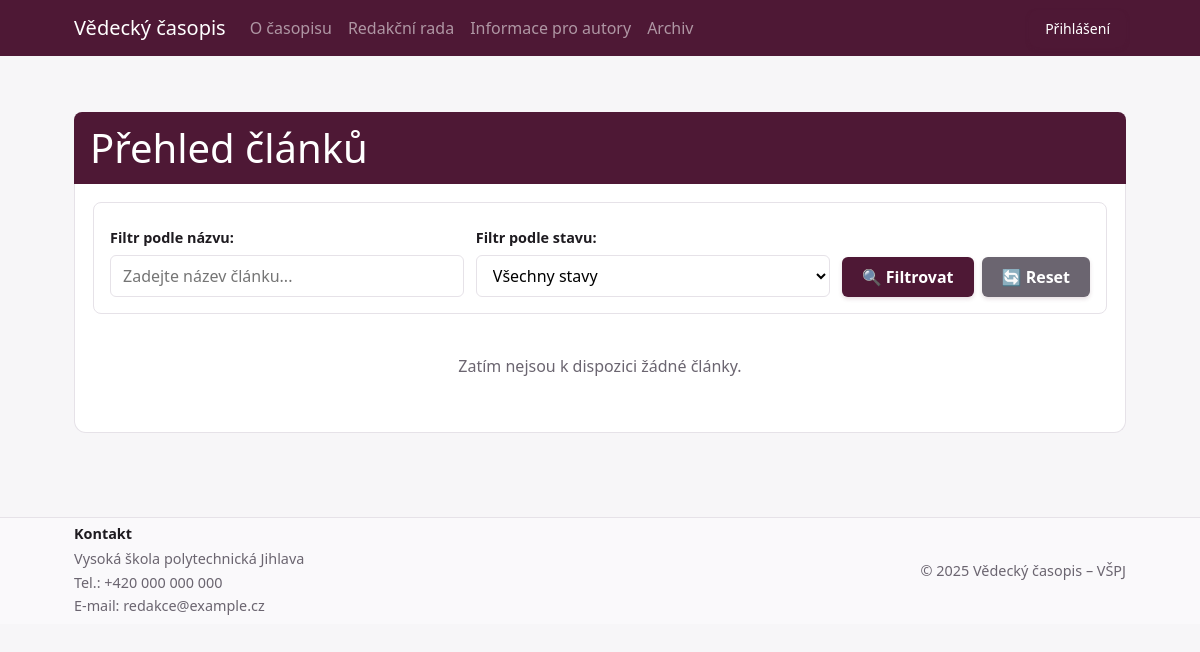
The page /Frontend/articles_overview.php on the database as committed earlier.
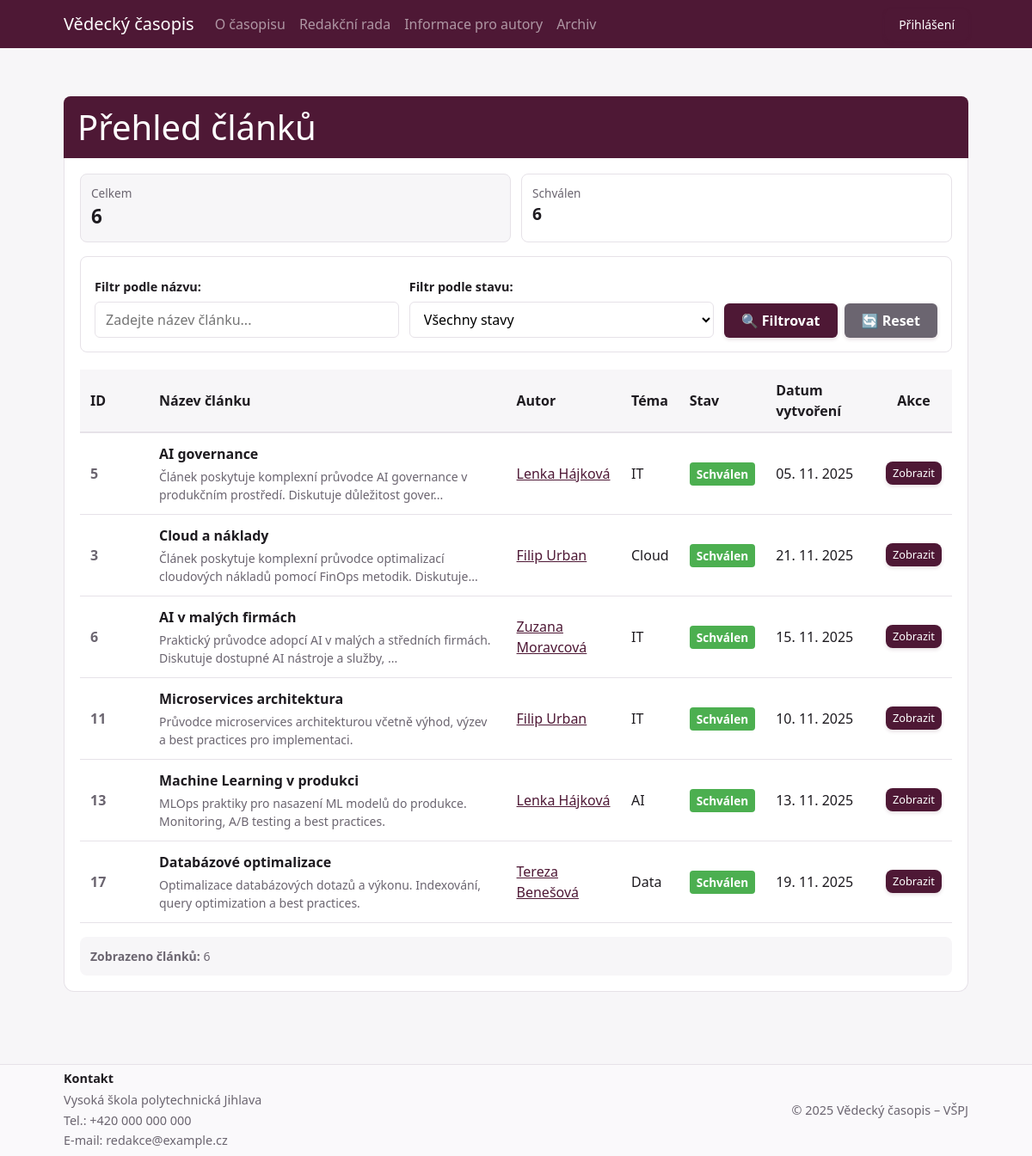
The same page on the database as committed later.
### tables this page shows
CREATE TABLE `posts` (
  `id` int NOT NULL AUTO_INCREMENT,
  `title` varchar(255) DEFAULT NULL,
  `body` text COMMENT 'Content of the post',
  `abstract` text DEFAULT NULL COMMENT 'Abstrakt článku',
  `keywords` varchar(500) DEFAULT NULL COMMENT 'Klíčová slova oddělená čárkami',
  `user_id` int DEFAULT NULL,
  `state` int DEFAULT NULL,
  `file_path` varchar(255) DEFAULT NULL,
  `image_path` varchar(255) DEFAULT NULL COMMENT 'Náhledový obrázek článku',
  `topic` varchar(255) DEFAULT NULL,
  `authors` text,
  `issue_id` int DEFAULT NULL,
  `published_at` datetime DEFAULT NULL,
  `created_at` datetime DEFAULT NULL,
  `updated_at` datetime DEFAULT NULL,
  `created_by` int DEFAULT NULL,
  `updated_by` int DEFAULT NULL,
  `final_decision` varchar(50) DEFAULT NULL,
  `final_note` text,
  `final_decided_at` datetime DEFAULT NULL,
  `final_decided_by` int DEFAULT NULL,
  PRIMARY KEY (`id`),
  KEY `state` (`state`),
  KEY `user_id` (`user_id`),
  KEY `issue_id` (`issue_id`)
);

CREATE TABLE `workflow` (
  `id` int NOT NULL AUTO_INCREMENT,
  `state` varchar(255) DEFAULT NULL,
  `created_at` datetime DEFAULT NULL,
  `updated_at` datetime DEFAULT NULL,
  `created_by` int DEFAULT NULL,
  `updated_by` int DEFAULT NULL,
  PRIMARY KEY (`id`)
);

### Frontend/articles_overview.php (the view, shortened to what the changed rows need)
<?php require_once __DIR__ . '/Include/bootstrap.php'; ?>
<?php require_once __DIR__ . '/Include/header.php'; ?>
<?php require_once __DIR__ . '/../Database/db.php'; ?>
<?php
$userId = $_SESSION['user']['id'] ?? null;
$userRoleId = $_SESSION['user']['role_id'] ?? null;
$filterState = isset($_GET['stav']) ? (int)$_GET['stav'] : null;
$filterTitle = isset($_GET['nazev']) ? trim($_GET['nazev']) : '';
$filterAuthorId = isset($_GET['author_id']) ? (int)$_GET['author_id'] : null;
$stateSummary = [];
$totalAll = 0;
try {
    if (in_array($userRoleId, [1, 2, 4])) {
        $summarySql = "SELECT w.state AS name, COUNT(*) AS total
                       FROM posts p
                       LEFT JOIN workflow w ON p.state = w.id
                       GROUP BY w.state
                       ORDER BY w.state";
    } else {
        $summarySql = "SELECT w.state AS name, COUNT(*) AS total
                       FROM posts p
                       LEFT JOIN workflow w ON p.state = w.id
                       WHERE w.state = 'Schválen'
                       GROUP BY w.state
                       ORDER BY w.state";
    }
    $summaryResult = $conn->query($summarySql);
    if ($summaryResult && $summaryResult->num_rows > 0) {
        while ($row = $summaryResult->fetch_assoc()) {
            $stateName = $row['name'] ?: 'Nezadáno';
            $stateSummary[$stateName] = (int)$row['total'];
            $totalAll += (int)$row['total'];
        }
    }
} catch (Exception $e) {
    error_log("Chyba při načítání přehledu stavů: " . $e->getMessage());
}
$articles = [];
$pageTitle = "Přehled článků";
try {
    if ($userRoleId == 3) {
        $pageTitle = "Moje recenze";
        $sql = "SELECT
                    p.id,
                    p.title,
                    p.abstract,
                    p.topic,
                    p.authors,
                    p.created_at,
                    p.published_at,
                    p.state as post_state,
                    u.username as author_username,
                    u.email as author_email,
                    u.id as author_id,
                    w.state as workflow_state,
                    pa.assigned_at,
                    pa.due_date,
                    pa.status as assignment_status
                FROM posts p
                INNER JOIN post_assignments pa ON p.id = pa.post_id
                LEFT JOIN users u ON p.user_id = u.id
                LEFT JOIN workflow w ON p.state = w.id
                WHERE pa.reviewer_id = " . (int)$userId;
        if ($filterState !== null && $filterState > 0) {
            $sql .= " AND p.state = " . (int)$filterState;
        }
        if ($filterAuthorId !== null && $filterAuthorId > 0) {
            $sql .= " AND p.user_id = " . (int)$filterAuthorId;
        }
        if (!empty($filterTitle)) {
            $escapedTitle = $conn->real_escape_string($filterTitle);
            $sql .= " AND p.title LIKE '%" . $escapedTitle . "%'";
        }
        $sql .= " ORDER BY COALESCE(p.published_at, p.created_at) DESC";
        $result = $conn->query($sql);
        if ($result) {
            $totalCount = $result->num_rows;
            if ($result->num_rows > 0) {
                while ($row = $result->fetch_assoc()) {
                    $articles[] = $row;
                }
            }
        }
    } else {
        $sql = "SELECT
                    p.id,
                    p.title,
                    p.abstract,
                    p.topic,
                    p.authors,
                    p.created_at,
                    p.published_at,
                    p.state as post_state,
                    u.username as author_username,
                    u.email as author_email,
                    u.id as author_id,
                    w.state as workflow_state
                FROM posts p
                LEFT JOIN users u ON p.user_id = u.id
                LEFT JOIN workflow w ON p.state = w.id
                WHERE w.state = 'Schválen'";
        $sql .= " ORDER BY COALESCE(p.published_at, p.created_at) DESC";
        $result = $conn->query($sql);
        if ($result) {
            if ($result->num_rows > 0) {
                while ($row = $result->fetch_assoc()) {
                    $articles[] = $row;
                }
            }
        }
    }
} catch (Exception $e) {
    error_log("Chyba při načítání článků: " . $e->getMessage());
    $_SESSION['error'] = "Došlo k chybě při načítání článků.";
}
function formatDate($date) {
    try {
        $dateObj = new DateTime($date);
        return $dateObj->format('d. m. Y');
    } catch (Exception $e) {
        return date('d. m. Y', strtotime($date));
    }
}
function getStateColor($state) {
    $colors = [
        'Nový' => '#2196F3',
        'Odeslaný' => '#9C27B0',
        'V recenzi' => '#FF9800',
        'Vrácen k úpravám' => '#F44336',
        'Schválen' => '#4CAF50',
        'Zamítnut' => '#616161'
    ];
    return $colors[$state] ?? '#757575';
}
?>
<div class="section">
    <div class="section-title">
        <h1 style="margin: 0;"><?= e($pageTitle) ?></h1>
    </div>
    <div class="section-body">
        <?php if (!empty($stateSummary)): ?>
            <div style="display: grid; grid-template-columns: repeat(auto-fit, minmax(180px, 1fr)); gap: 12px; margin-bottom: 16px;">
                <div style="padding: 12px; border: 1px solid var(--border); border-radius: 8px; background: var(--bg);">
                    <div style="font-size: 0.85rem; color: var(--muted);">Celkem</div>
                    <div style="font-size: 1.4rem; font-weight: 700;"><?= (int)$totalAll ?></div>
                </div>
                <?php foreach ($stateSummary as $stateName => $count): ?>
                    <div style="padding: 12px; border: 1px solid var(--border); border-radius: 8px; background: var(--surface);">
                        <div style="font-size: 0.85rem; color: var(--muted);"><?= e($stateName) ?></div>
                        <div style="font-size: 1.2rem; font-weight: 700;"><?= (int)$count ?></div>
                    </div>
                <?php endforeach; ?>
            </div>
        <?php endif; ?>
        <form method="GET" action="./articles_overview.php" style="background: var(--surface); border: 1px solid var(--border); border-radius: 8px; padding: 16px; margin-bottom: 20px;">
            <div class="filter-form-grid" style="display: grid; grid-template-columns: 1fr 1fr auto; gap: 12px; align-items: end;">
            </div>
        </form>
        <?php if (empty($articles)): ?>
            <p style="color: var(--muted); padding: 20px; text-align: center;">
                <?php if ($filterState !== null && $filterState > 0 || !empty($filterTitle)): ?>
                    Žádné články neodpovídají zadaným filtrům.
                    <a href="./articles_overview.php" style="color: var(--brand); text-decoration: underline; margin-left: 8px;">
                        Zobrazit všechny články
                    </a>
                <?php elseif ($userRoleId == 3): ?>
                    Nemáte přiřazené žádné články k recenzi.
                <?php else: ?>
                    Zatím nejsou k dispozici žádné články.
                <?php endif; ?>
            </p>
        <?php else: ?>
            <div style="overflow-x: auto;">
                <table style="width: 100%; border-collapse: collapse;">
                    <thead>
                        <tr style="background: var(--bg); border-bottom: 2px solid var(--border);">
                            <th style="padding: 12px; text-align: left; font-weight: 600; width: 80px;">ID</th>
                            <th style="padding: 12px; text-align: left; font-weight: 600;">Název článku</th>
                            <th style="padding: 12px; text-align: left; font-weight: 600;">Autor</th>
                            <th style="padding: 12px; text-align: left; font-weight: 600;">Téma</th>
                            <th style="padding: 12px; text-align: left; font-weight: 600;">Stav</th>
                            <th style="padding: 12px; text-align: left; font-weight: 600;">Datum vytvoření</th>
                            <th style="padding: 12px; text-align: center; font-weight: 600;">Akce</th>
                        </tr>
                    </thead>
                    <tbody>
                        <?php foreach ($articles as $article): ?>
                            <tr style="border-bottom: 1px solid var(--border);" class="article-row">
                                <td style="padding: 12px; color: var(--muted); font-weight: 700;">
                                    <?= (int)$article['id'] ?>
                                </td>
                                <td style="padding: 12px;">
                                    <strong><?= e($article['title'] ?? 'Bez názvu') ?></strong>
                                    <?php if (!empty($article['abstract'])): ?>
                                        <div style="font-size: 0.875rem; color: var(--muted); margin-top: 4px;">
                                            <?= e(mb_substr($article['abstract'], 0, 100, 'UTF-8')) ?><?= strlen($article['abstract']) > 100 ? '...' : '' ?>
                                        </div>
                                    <?php endif; ?>
                                </td>
                                <td style="padding: 12px;">
                                    <?php
                                    $authorDisplayName = 'Neznámý autor';
                                    if (!empty($article['authors'])) {
                                        $authorDisplayName = $article['authors'];
                                    }
                                    if (!empty($article['author_id'])) {
                                        echo '<a href="./articles_overview.php?author_id=' . (int)$article['author_id'] . '" style="color: var(--brand); text-decoration: underline;">' . e($authorDisplayName) . '</a>';
                                    } else {
                                        echo e($authorDisplayName);
                                    }
                                    ?>
                                </td>
                                <td style="padding: 12px;">
                                    <?= e($article['topic'] ?? 'Obecné') ?>
                                </td>
                                <td style="padding: 12px;">
                                    <?php if (!empty($article['workflow_state'])): ?>
                                        <span style="background: <?= getStateColor($article['workflow_state']) ?>; color: white; padding: 4px 8px; border-radius: 4px; font-size: 0.85rem; font-weight: 600;">
                                            <?= e($article['workflow_state']) ?>
                                        </span>
                                    <?php else: ?>
                                        <span style="color: var(--muted);">Nezadáno</span>
                                    <?php endif; ?>
                                </td>
                                <td style="padding: 12px;">
                                    <?= formatDate($article['created_at']) ?>
                                </td>
                                <td style="padding: 12px; text-align: center;">
                                    <div style="display: flex; gap: 8px; justify-content: center; flex-wrap: wrap;">
                                        <a href="./article.php?id=<?= $article['id'] ?>" class="btn btn-small" style="text-decoration: none;">
                                            Zobrazit
                                        </a>
                                    </div>
                                </td>
                            </tr>
                        <?php endforeach; ?>
                    </tbody>
                </table>
            </div>
            <div style="margin-top: 16px; padding: 12px; background: var(--bg); border-radius: 8px; font-size: 0.875rem; color: var(--muted);">
                <strong>Zobrazeno článků:</strong> <?= count($articles) ?>
            </div>
        <?php endif; ?>
    </div>
</div>
<?php require_once __DIR__ . '/Include/footer.php'; ?>

Rows that differ between the two databases and show on the page:
added posts: id "5", title "AI governance", abstract "Článek poskytuje komplexní průvodce AI governance v produkčním prostředí. Diskutuje důležitost gover", authors "Lenka Hájková", topic "IT", state.state "Schválen", created_at "05. 11. 2025"
added posts: id "3", title "Cloud a náklady", abstract "Článek poskytuje komplexní průvodce optimalizací cloudových nákladů pomocí FinOps metodik. Diskutuje", authors "Filip Urban", topic "Cloud", state.state "Schválen", created_at "21. 11. 2025"
added posts: id "6", title "AI v malých firmách", abstract "Praktický průvodce adopcí AI v malých a středních firmách. Diskutuje dostupné AI nástroje a služby,", authors "Zuzana Moravcová", topic "IT", state.state "Schválen", created_at "15. 11. 2025"
added posts: id "11", title "Microservices architektura", abstract "Průvodce microservices architekturou včetně výhod, výzev a best practices pro implementaci.", authors "Filip Urban", topic "IT", state.state "Schválen", created_at "10. 11. 2025"
added posts: id "13", title "Machine Learning v produkci", abstract "MLOps praktiky pro nasazení ML modelů do produkce. Monitoring, A/B testing a best practices.", authors "Lenka Hájková", topic "AI", state.state "Schválen", created_at "13. 11. 2025"
added posts: id "17", title "Databázové optimalizace", abstract "Optimalizace databázových dotazů a výkonu. Indexování, query optimization a best practices.", authors "Tereza Benešová", topic "Data", state.state "Schválen", created_at "19. 11. 2025"
Other text that changed with them:
$totalAll: (not shown) → "6"
count($articles): (not shown) → "6"
text no longer shown: "Zatím nejsou k dispozici žádné články."
text now shown: "Celkem ID Název článku Autor Téma Stav Datum vytvoření Akce Zobrazeno článků:"
new list line: "Schválen 6"
